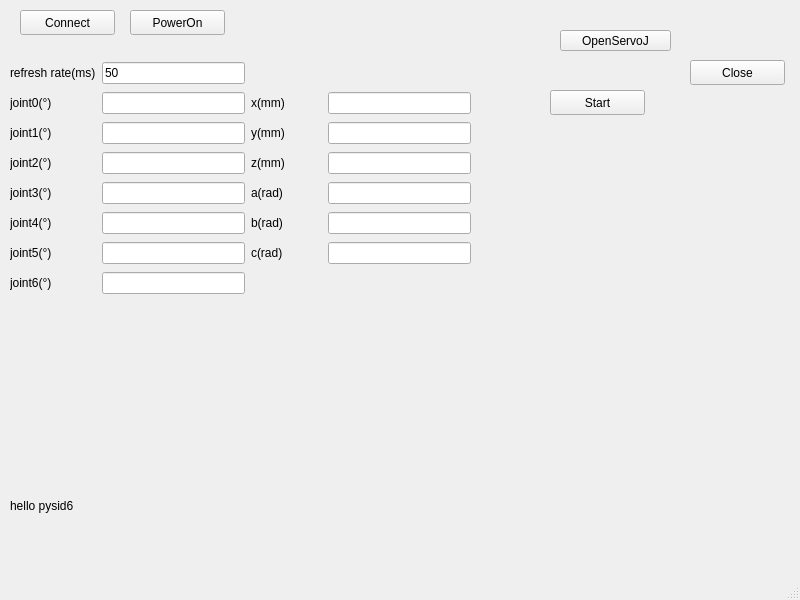
<?xml version="1.0" encoding="UTF-8"?>
<ui version="4.0">
 <class>MainWindow</class>
 <widget class="QMainWindow" name="MainWindow">
  <property name="geometry">
   <rect>
    <x>0</x>
    <y>0</y>
    <width>800</width>
    <height>600</height>
   </rect>
  </property>
  <property name="windowTitle">
   <string>MainWindow</string>
  </property>
  <widget class="QWidget" name="centralwidget">
   <widget class="QPushButton" name="Btn_robot_connect">
    <property name="geometry">
     <rect>
      <x>20</x>
      <y>10</y>
      <width>95</width>
      <height>25</height>
     </rect>
    </property>
    <property name="text">
     <string>Connect</string>
    </property>
   </widget>
   <widget class="QLabel" name="label">
    <property name="geometry">
     <rect>
      <x>10</x>
      <y>460</y>
      <width>781</width>
      <height>91</height>
     </rect>
    </property>
    <property name="text">
     <string>hello pysid6</string>
    </property>
   </widget>
   <widget class="QPushButton" name="pushButton_robot_PowerOn">
    <property name="geometry">
     <rect>
      <x>130</x>
      <y>10</y>
      <width>95</width>
      <height>25</height>
     </rect>
    </property>
    <property name="text">
     <string>PowerOn</string>
    </property>
   </widget>
   <widget class="QWidget" name="gridLayoutWidget">
    <property name="geometry">
     <rect>
      <x>10</x>
      <y>60</y>
      <width>461</width>
      <height>244</height>
     </rect>
    </property>
    <layout class="QGridLayout" name="gridLayout" columnstretch="1,2,1,2">
     <item row="0" column="1">
      <widget class="QLineEdit" name="lineEdit_read_pos_rate">
       <property name="text">
        <string>50</string>
       </property>
      </widget>
     </item>
     <item row="6" column="0">
      <widget class="QLabel" name="label_7">
       <property name="text">
        <string>joint5(°)</string>
       </property>
      </widget>
     </item>
     <item row="5" column="2">
      <widget class="QLabel" name="label_14">
       <property name="text">
        <string>b(rad)</string>
       </property>
      </widget>
     </item>
     <item row="5" column="1">
      <widget class="QLineEdit" name="lineEdit_master_joint4"/>
     </item>
     <item row="7" column="0">
      <widget class="QLabel" name="label_9">
       <property name="text">
        <string>joint6(°)</string>
       </property>
      </widget>
     </item>
     <item row="1" column="1">
      <widget class="QLineEdit" name="lineEdit_master_joint0"/>
     </item>
     <item row="3" column="0">
      <widget class="QLabel" name="label_4">
       <property name="text">
        <string>joint2(°)</string>
       </property>
      </widget>
     </item>
     <item row="1" column="0">
      <widget class="QLabel" name="label_2">
       <property name="text">
        <string>joint0(°)</string>
       </property>
      </widget>
     </item>
     <item row="5" column="0">
      <widget class="QLabel" name="label_6">
       <property name="text">
        <string>joint4(°)</string>
       </property>
      </widget>
     </item>
     <item row="3" column="1">
      <widget class="QLineEdit" name="lineEdit_master_joint2"/>
     </item>
     <item row="4" column="0">
      <widget class="QLabel" name="label_5">
       <property name="text">
        <string>joint3(°)</string>
       </property>
      </widget>
     </item>
     <item row="6" column="2">
      <widget class="QLabel" name="label_15">
       <property name="text">
        <string>c(rad)</string>
       </property>
      </widget>
     </item>
     <item row="2" column="1">
      <widget class="QLineEdit" name="lineEdit_master_joint1"/>
     </item>
     <item row="1" column="2">
      <widget class="QLabel" name="label_10">
       <property name="text">
        <string>x(mm)</string>
       </property>
      </widget>
     </item>
     <item row="7" column="1">
      <widget class="QLineEdit" name="lineEdit_master_joint6"/>
     </item>
     <item row="6" column="1">
      <widget class="QLineEdit" name="lineEdit_master_joint5"/>
     </item>
     <item row="2" column="2">
      <widget class="QLabel" name="label_11">
       <property name="text">
        <string>y(mm)</string>
       </property>
      </widget>
     </item>
     <item row="2" column="0">
      <widget class="QLabel" name="label_3">
       <property name="text">
        <string>joint1(°)</string>
       </property>
      </widget>
     </item>
     <item row="3" column="2">
      <widget class="QLabel" name="label_12">
       <property name="text">
        <string>z(mm)</string>
       </property>
      </widget>
     </item>
     <item row="4" column="1">
      <widget class="QLineEdit" name="lineEdit_master_joint3"/>
     </item>
     <item row="4" column="2">
      <widget class="QLabel" name="label_13">
       <property name="text">
        <string>a(rad)</string>
       </property>
      </widget>
     </item>
     <item row="0" column="0">
      <widget class="QLabel" name="label_8">
       <property name="text">
        <string>refresh rate(ms)</string>
       </property>
      </widget>
     </item>
     <item row="1" column="3">
      <widget class="QLineEdit" name="lineEdit_master_x"/>
     </item>
     <item row="2" column="3">
      <widget class="QLineEdit" name="lineEdit_master_y"/>
     </item>
     <item row="3" column="3">
      <widget class="QLineEdit" name="lineEdit_master_z"/>
     </item>
     <item row="4" column="3">
      <widget class="QLineEdit" name="lineEdit_master_a"/>
     </item>
     <item row="5" column="3">
      <widget class="QLineEdit" name="lineEdit_master_b"/>
     </item>
     <item row="6" column="3">
      <widget class="QLineEdit" name="lineEdit_master_c"/>
     </item>
    </layout>
   </widget>
   <widget class="QPushButton" name="pushButton_openServoj">
    <property name="geometry">
     <rect>
      <x>560</x>
      <y>30</y>
      <width>111</width>
      <height>21</height>
     </rect>
    </property>
    <property name="text">
     <string>OpenServoJ</string>
    </property>
   </widget>
   <widget class="QPushButton" name="pushButton_Start">
    <property name="geometry">
     <rect>
      <x>550</x>
      <y>90</y>
      <width>95</width>
      <height>25</height>
     </rect>
    </property>
    <property name="text">
     <string>Start</string>
    </property>
   </widget>
   <widget class="QPushButton" name="pushButton_closeServoj">
    <property name="geometry">
     <rect>
      <x>690</x>
      <y>60</y>
      <width>95</width>
      <height>25</height>
     </rect>
    </property>
    <property name="text">
     <string>Close</string>
    </property>
   </widget>
  </widget>
  <widget class="QMenuBar" name="menubar">
   <property name="geometry">
    <rect>
     <x>0</x>
     <y>0</y>
     <width>800</width>
     <height>27</height>
    </rect>
   </property>
  </widget>
  <widget class="QStatusBar" name="statusbar"/>
 </widget>
 <resources/>
 <connections/>
</ui>
